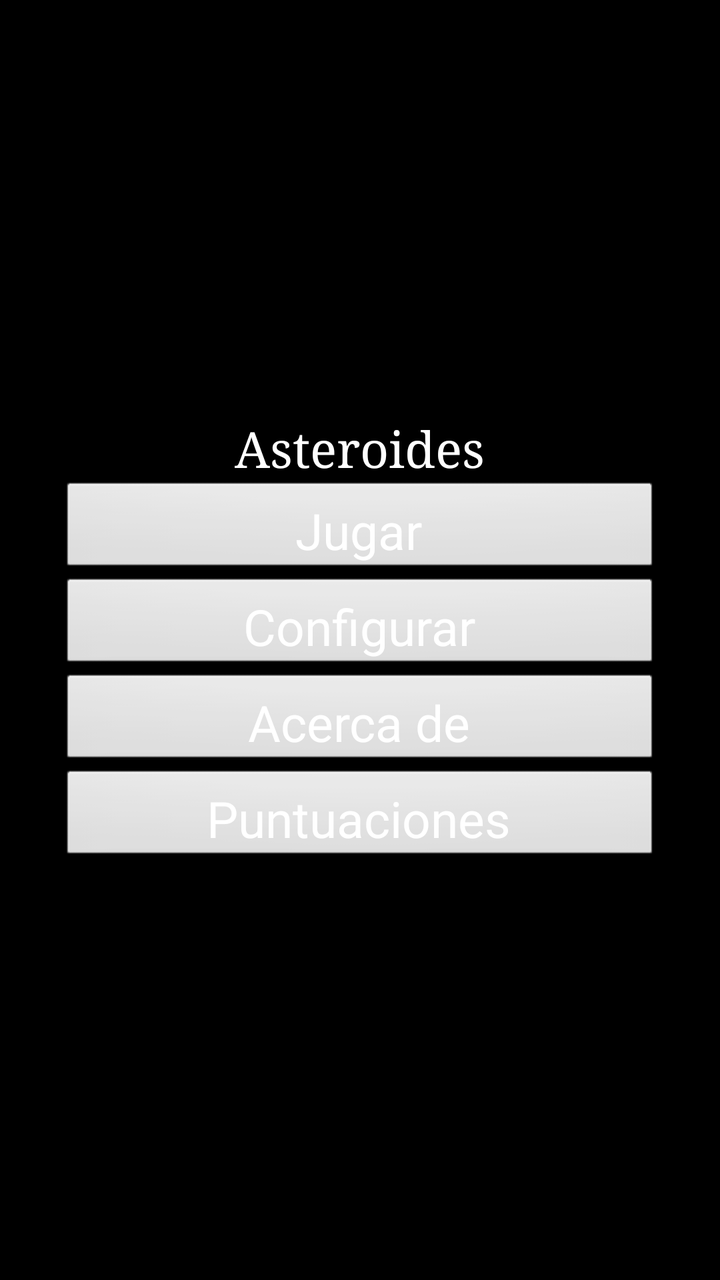
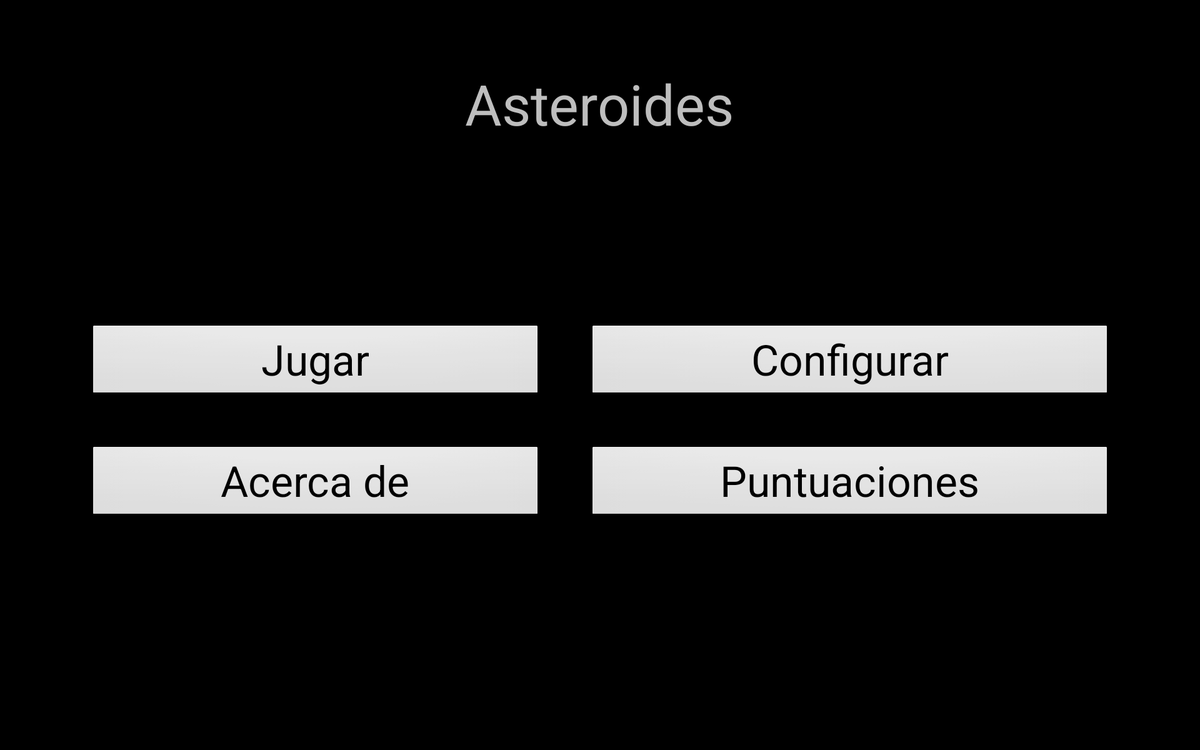

The same Android screen from two of the app's own layout files: first res/layout/ as a phone draws it, then the author's variant for another configuration, drawn on a device whose configuration selects that folder. Both files follow.
<!-- AndroidManifest.xml: application theme TemaAsteroides -->
<!-- res/layout/main.xml -->
<LinearLayout xmlns:android="http://schemas.android.com/apk/res/android"
            xmlns:tools="http://schemas.android.com/tools"
            android:layout_width="match_parent"
            android:layout_height="match_parent"
            android:gravity="center"
            android:orientation="vertical"
            android:padding="30dip"
            tools:context=".Asteroides" >

        <TextView
            style="@style/TextoAsteroides"
            android:id="@+id/textView1"
            android:layout_width="wrap_content"
            android:layout_height="wrap_content"
            android:text="@string/app_name" />

        <Button
            android:id="@+id/button01"
            style="@style/TextoAsteroides.Botones"
            android:layout_width="match_parent"
            android:layout_height="wrap_content"
            android:onClick="lanzarJuego"
            android:text="@string/jugar" />

        <Button
            style="@style/TextoAsteroides.Botones"
            android:id="@+id/button02"
            android:layout_width="match_parent"
            android:layout_height="wrap_content"
            android:text="@string/configurar" />

        <Button
            android:id="@+id/button03"
            style="@style/TextoAsteroides.Botones"
            android:layout_width="match_parent"
            android:layout_height="wrap_content"
            android:onClick="lanzarAcercaDe"
            android:text="@string/acercade" />

        <Button
	        style="@style/TextoAsteroides.Botones"
            android:id="@+id/button04"
            android:layout_width="match_parent"
            android:layout_height="wrap_content"
            android:text="@string/puntuaciones" />
    </LinearLayout>
<!-- resources referenced by this layout -->
<resources>
  <string name="acercade">Acerca de</string>
  <string name="app_name">Asteroides</string>
  <string name="configurar">Configurar</string>
  <string name="jugar">Jugar</string>
  <string name="puntuaciones">Puntuaciones</string>
  <style name="TextoAsteroides" parent="@android:style/TextAppearance.Medium">
          <item name="android:typeface">serif</item>
          <item name="android:textSize">25sp</item>
      </style>
  <style name="TextoAsteroides.Botones">
          <item name="android:typeface">sans</item>
          <item name="android:paddingBottom">5dp</item>
      </style>
  <style name="TemaAsteroides" parent="@android:style/Theme.NoTitleBar" />
</resources>
<!-- res/layout-xlarge-land/main.xml (the author's variant of the layout above) -->
<!-- drawn on a large tablet held sideways -->
<LinearLayout
        xmlns:android="http://schemas.android.com/apk/res/android"
        xmlns:tools="http://schemas.android.com/tools"
        android:layout_width="match_parent"
        android:layout_height="match_parent"
        android:gravity="center"
        android:orientation="vertical" 
        android:padding="70dip"
        tools:context=".Asteroides" >

        <TextView
            android:id="@+id/textView1"
            android:layout_width="wrap_content"
            android:layout_height="wrap_content"
            android:layout_marginBottom="20dip"
            android:text="@string/app_name"
            android:textSize="60sp" />

        <TableLayout
            android:layout_width="match_parent"
            android:layout_height="match_parent"
            android:gravity="center" 
            android:stretchColumns="*">

            <TableRow
                android:id="@+id/tableRow1"
                android:layout_width="wrap_content"
                android:layout_height="wrap_content" >

                <Button
                    android:id="@+id/button01"
                    android:layout_width="match_parent"
                    android:layout_height="wrap_content"
                    android:layout_margin="25dp"
                    android:text="@string/jugar"
                    android:textSize="45sp" />

                <Button
                    android:id="@+id/button02"
                    android:layout_width="match_parent"
                    android:layout_height="wrap_content"
                    android:layout_margin="25dp"
                    android:text="@string/configurar"
                    android:textSize="45sp" />

            </TableRow>

            <TableRow
                android:id="@+id/tableRow2"
                android:layout_width="wrap_content"
                android:layout_height="wrap_content" >

                <Button
                    android:id="@+id/button03"
                    android:layout_width="match_parent"
                    android:layout_height="wrap_content"
                    android:layout_margin="25dp"
                    android:text="@string/acercade"
                    android:textSize="45sp" />

                <Button
                    android:id="@+id/button04"
                    android:layout_width="match_parent"
                    android:layout_height="wrap_content"
                    android:layout_margin="25dp"
                    android:text="@string/puntuaciones"
                    android:textSize="45sp" />

            </TableRow>
        </TableLayout>

    </LinearLayout>
<!-- resources referenced by the variant -->
<!-- as a large tablet held sideways resolves them -->
<resources>
  <string name="acercade">Acerca de</string>
  <string name="app_name">Asteroides</string>
  <string name="configurar">Configurar</string>
  <string name="jugar">Jugar</string>
  <string name="puntuaciones">Puntuaciones</string>
  <style name="TemaAsteroides" parent="@android:style/Theme.NoTitleBar" />
</resources>
